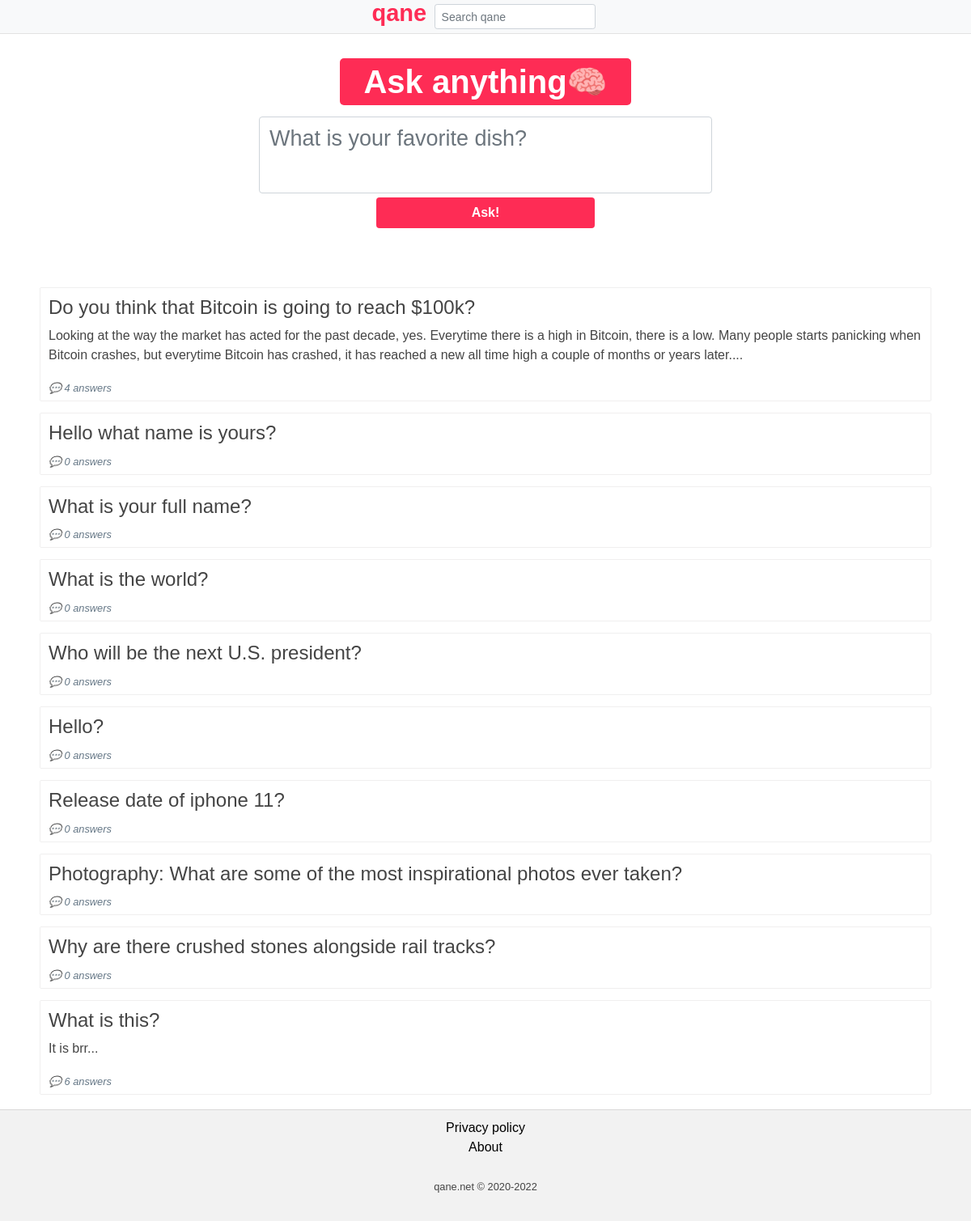
The page / on the database its author committed.
### index/models.py (models this page shows, shortened)
class Question(models.Model):
    questionTitle = models.TextField()
    questionViews = models.BigIntegerField(default=0)
    ip = models.GenericIPAddressField(null=True)
    slug = models.SlugField(null=True)
    timestamp = models.DateTimeField(auto_now_add=True)

class Comment(models.Model):
    questionId = models.ForeignKey(Question, on_delete=models.CASCADE, related_name="comments")
    verifiedUser = models.ForeignKey(Verified, on_delete=models.CASCADE, related_name="verification", default=1, null=True)
    commentText = models.TextField()
    ip = models.GenericIPAddressField(null=True)
    timestamp = models.DateTimeField(auto_now_add=True)

### index/views.py (the view)
# urls.py: path('', views.index, name="index"),
def index(request):
    http_x_forwarded_for = request.META.get('HTTP_X_FORWARDED_FOR')
    if http_x_forwarded_for:
        ip = http_x_forwarded_for.split(',')[0]
    else:
        ip = request.META.get('REMOTE_ADDR')
    if BlockedIP.objects.filter(ip=ip).exists():
        return HttpResponse('IP banned')
    latestQuestions = Question.objects.all().order_by('-timestamp')
    return render(request, 'index/index.html', {'latestQuestions': latestQuestions[:10]})

### index/templates/index/index.html (shortened to what this page needs)
{% extends 'index/base.html' %}
{% load static %}
{% block content %}
<div class="headSection mx-auto text-center">
  <h1 class="mx-auto">Ask anything🧠</h1>
  <form action="{% url 'postQuestion' %}" method="post">
    <div class="form-group">
      <textarea name="questionTitle" class="form-control textarea mx-auto" minlength="5" maxlength="450" required placeholder="What is your favorite dish?" rows="2" cols="80"></textarea>
      <input type="submit" class="btn btn-default" value="Ask!">
    </div>
  </form>
</div>
<br>
<br>
<div class="latestQuestions" id="latestQuestions">
  {% for i in latestQuestions %}
  <div class="questions" onclick="window.location.href='{% url 'question' i.id i.slug|slice:255 %}'">
    <h4><a href="{% url 'question' i.id i.slug|slice:255 %}" class="questionTitle">{{i.questionTitle}}</a></h4>
    {% for comment in i.comments.all|slice:":1" %}
    <p class="comment">{{comment.commentText|slice:"400"}}...</p>
    {% endfor %}
    <p class="answerCount">
      <i>
        <small>💬 {{i.comments.count}} answers</small>
      </i>
    </p>
  </div>
  {% endfor %}
</div>
{% endblock %}

### index/templates/index/base.html (shortened to what this page needs)
{% load static %}
<!DOCTYPE html>
<html lang="en" dir="ltr">
  <head>
<link rel="stylesheet" href="https://stackpath.bootstrapcdn.com/bootstrap/4.5.0/css/bootstrap.min.css">
  </head>
  <body {% block bodyClass %}{% endblock %}>
    <nav class="navbar navbar-expand-lg navbar-light bg-light p-0">
      <div class="mx-auto">
        <a href="{% url 'index' %}" class="p-0 navbar-text">qane</a>
        <form action="{% url 'search' %}" method="get" class="searchBarForm">
          <input type="text" name="q" class="form-control form-control-sm form-inline searchBarBase" autocomplete="off"  placeholder="Search qane">
        </form>
      </div>
    </nav>
    <div class="container">
      {% block content %}
      {% endblock %}
    </div>
    <div class="legal text-center">
      <a href="{% url 'privacyPolicy' %}">Privacy policy</a>
      <br>
      <a href="{% url 'about' %}">About</a>
      <br>
      <br>
      <p><small>qane.net © 2020-2022</small></p>
    </div>
  </body>
</html>

### rows shown on the page
Question: questionTitle "Do you think that Bitcoin is going to reach $100k?", comments.count "4"
Comment: commentText "Looking at the way the market has acted for the past decade, yes. Everytime there is a high in Bitcoin, there is a low. Many people starts panicking when Bitcoin crashes, but everytime Bitcoin has crashed, it has reached a new all time high a couple of months or years later."
Question: questionTitle "Hello what name is yours?", comments.count "0"
Question: questionTitle "What is your full name?", comments.count "0"
Question: questionTitle "What is the world?", comments.count "0"
Question: questionTitle "Who will be the next U.S. president?", comments.count "0"
Question: questionTitle "Hello?", comments.count "0"
Question: questionTitle "Release date of iphone 11?", comments.count "0"
Question: questionTitle "Photography: What are some of the most inspirational photos ever taken?", comments.count "0"
Question: questionTitle "Why are there crushed stones alongside rail tracks?", comments.count "0"
Question: questionTitle "What is this?", comments.count "6"
Comment: commentText "It is brr"
